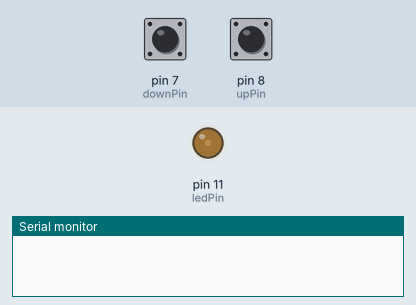
Recording of a sketch running on a simulated Arduino Uno, built with avr-gcc and run on an emulated ATmega328P. Shown: output pins drawn as LEDs (lit = HIGH), the last lines printed to the serial monitor. The inputs (shaded band) are chosen by the test bench; at power-on: pin 8 (upPin) LOW, pin 7 (downPin) LOW.

Above: at 1.2 s.
1.3 s: pin 8 (upPin) pulled HIGH for 1 s
At 2.9 s:
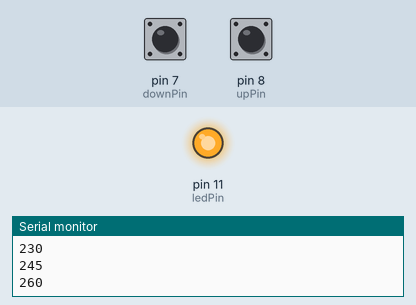
3.8 s: pin 7 (downPin) pulled HIGH for 0.15 s
At 4.2 s:
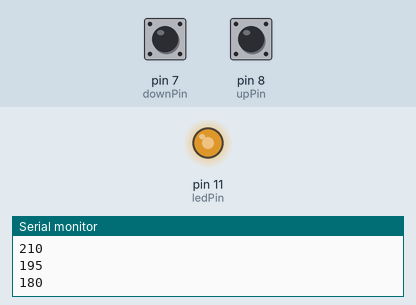
5.4 s: pin 7 (downPin) pulled HIGH for 1 s
At 6.9 s:
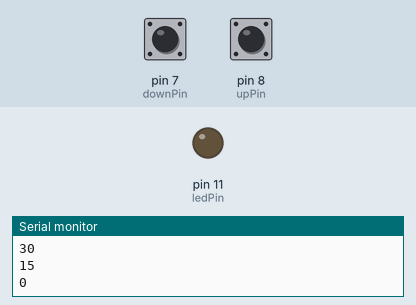
7.9 s: pin 8 (upPin) pulled HIGH for 0.15 s
At 9.2 s:
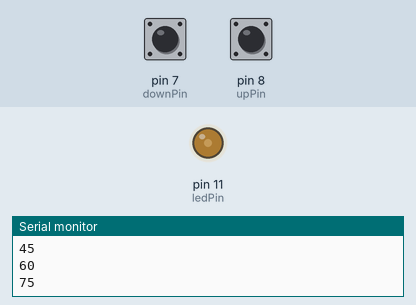
Timing chart, 0 to 10.5 s (numbered marks = the images above; inputs shaded):
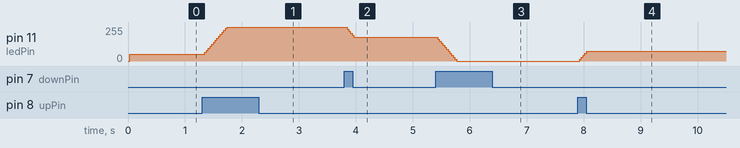

The sketch:

05_Button_V.ino
```cpp
/*
  Button V

  Two buttons control LED brightness in larger steps.
  One button jumps brightness UP by a defined step amount.
  One button jumps brightness DOWN by the same step amount.
  The step size is set by "brightStep" — change it to make bigger or smaller jumps.

  The circuit:
  - LED attached from pin 11 to ground through 220 ohm resistor
  - pushbutton (up)   attached to pin 8 from +3.3V
  - pushbutton (down) attached to pin 7 from +3.3V

  Theverant, 2022.
  Built on Button and Fade examples.

  https://www.arduino.cc/en/Tutorial/BuiltInExamples/Button
*/


// --- PIN NUMBERS ---

const int upPin   = 8;  // button that increases brightness
const int downPin = 7;  // button that decreases brightness
const int ledPin  = 11;  // the LED


// --- VARIABLES ---

int brightness = 50;
// The LED starts at brightness 50 (out of 255 max).
// This is the current brightness level. It changes when buttons are pressed.

int brightStep = 15;
// This is how much brightness changes each time you press a button.
// Unlike Button IV which changes by 1 per loop, this jumps by "brightStep" at once.
// Try changing this number — 50 would give you big dramatic jumps, 1 would be very fine control.


// =============================================================================
// SETUP — runs ONE TIME when the board powers on
// =============================================================================

void setup() {

  pinMode(ledPin, OUTPUT);
  // This pin sends a signal OUT to the LED.

  pinMode(upPin, INPUT);
  // This pin LISTENS for the up button.

  pinMode(downPin, INPUT);
  // This pin LISTENS for the down button.

  Serial.begin(9600);
  // Open the Serial Monitor connection so we can print values for debugging.
}


// =============================================================================
// LOOP — runs FOREVER, continuously, as long as the board has power
// =============================================================================

void loop() {

  if (digitalRead(upPin) == HIGH && brightness < 255) {
    // IF the up button is pressed AND we're not already at maximum brightness...
    // The "&&" means BOTH things must be true at the same time.

    brightness = brightness + brightStep;
    // Add the step amount to brightness.
    // If brightness is 50 and brightStep is 5, it becomes 55.
    // Each press bumps it up by the step amount, not just by 1.

    Serial.println(brightness);
    // Print the new brightness value to the Serial Monitor window.
    // This is just for checking — doesn't affect how the program runs.
  }

  if (digitalRead(downPin) == HIGH && brightness > 0) {
    // IF the down button is pressed AND we're not already at zero...

    brightness = brightness - brightStep;
    // Subtract the step amount from brightness.
    // If brightness is 50 and brightStep is 5, it becomes 45.

    Serial.println(brightness);
    // Print the new value so we can watch it change in the Serial Monitor.
  }


  // --- SAFETY CLAMPS ---
  // These prevent brightness from going out of the valid range (0 to 255).
  // Because we're adding/subtracting in steps, we might overshoot the limits.
  // Example: if brightness is 252 and we add a step of 5, we'd get 257 — too high.
  // These clamps catch that and snap it back to the limit.

  if (brightness < 0) {
    brightness = 0;
    // Floor: can't go below off.
  }

  if (brightness > 255) {
    brightness = 255;
    // Ceiling: can't go above full brightness.
  }


  delay(30);
  // Wait 30 milliseconds before running the loop again.
  // This gives you time to release the button between presses.
  // Without this delay, one button press would fire dozens of times.


  analogWrite(ledPin, brightness);
  // Send the current brightness to the LED.
  // analogWrite uses PWM — it rapidly flickers the LED at the right rate
  // to create the appearance of a specific brightness level.
  // 0 = off, 128 = half brightness, 255 = full on.
}
```

Measured:
- after the input at 1.3 s, pin 11 (ledPin): moves from 50/255 to 255/255 over 0.39 s, starting after 0.05 s
- after the input at 3.8 s, pin 11 (ledPin): 255/255 → 180/255 after 0.05 s
- after the input at 5.4 s, pin 11 (ledPin): moves from 180/255 to 0/255 over 0.33 s, starting at once
- after the input at 7.9 s, pin 11 (ledPin): 0/255 → 75/255 at once
